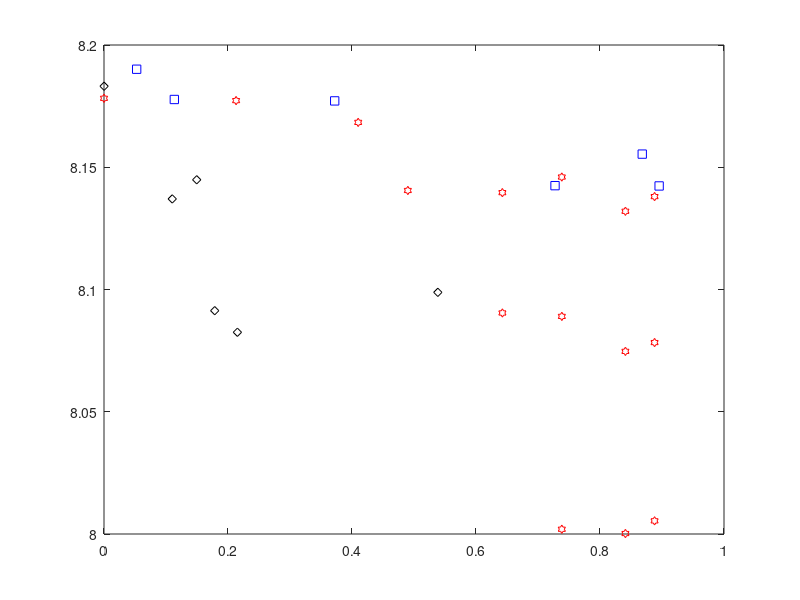

Reproduce this figure in MATLAB.
%effective lattice constant. 1:6 is discharge, 6:12 is charge. 
aeff4=[
    8.098841292
8.082505276
8.091335852
8.144877527
8.137046808
8.183136774
8.190092491
8.177716293
8.177138676
8.142470778
8.155375217
8.142351682
8.140935712
8.141033592
8.187651256
8.172903312
8.132190681
8.173910569
8.180330397
8.175844893
8.169025791
8.114736231
8.098563875
8.143313028
8.174397507
8.193170026
8.200700122];
%delta corresponding to lattice constant. 1:6 is discharge, 6:12 is charge
exp4ddat=[
0.53844
0.21515
0.1786
0.14955
0.11008
1.39e-04
0.05268
0.11342
0.37208
0.72746
0.86812
0.89536
0.06519
0.55164
0.03544
0.50202
0.07728
1.39e-04
0.05893
0.10702
0.37208
0.72746
0.49925
0.21515
0.16484
0.06519
0.03878];

%josh PXRD data for charge
josh_delta=[
0
0.21307
0.41
0.49
0.64254
0.7384
0.841
0.888];

josh_lat1=[
	8.1782
8.177263
8.16835
8.1405
8.139617
8.146
8.132
8.138];

josh_lat2=[
	8.0904
8.089
8.0747
8.0783];

josh_lat3=[
	8.00195
8.000195
8.00538];

%josh PXRD data for discharge
josh_delta_d=[0.809, 0.548, 0.486, 0.361, 0.295, 0.163, .052];

josh_lat1_d=[8.120433, 8.1286, 8.1283, 8.1344, 8.13,8.156, 8.166];
    
josh_lat2_d=[8.0904,8.0939]; 

josh_lat3_d=[8.0127];


%% Make my own PXRD graph

hold on
%charge data
plot(exp4ddat(7:12),aeff4(7:12),'bs') %my individual particle charge data
plot(exp4ddat(1:6),aeff4(1:6),'kd') %my individual particle discharge
plot(josh_delta,josh_lat1,'rh') %josh phase 1
plot(josh_delta(end-3:end),josh_lat2,'rh')  %josh phase 2
plot(josh_delta(end-2:end),josh_lat3,'rh')  %josh phaes 3
box on
saveas(1,'test.eps','psc2')
%discharge data
hold on
plot(josh_delta_d,josh_lat1_d,'kx') %josh phase 1
plot(josh_delta_d(1:2),josh_lat2_d,'kx') %josh phase 2
plot(josh_delta_d(1),josh_lat3_d,'kx') %%josh phaes 3
plot(exp4ddat(1:6),aeff4(1:6),'r+') %my individual discharge data
xlabel('\delta in Li_{1-\delta}')
ylabel('Lattice Constant (Angstrom)')

